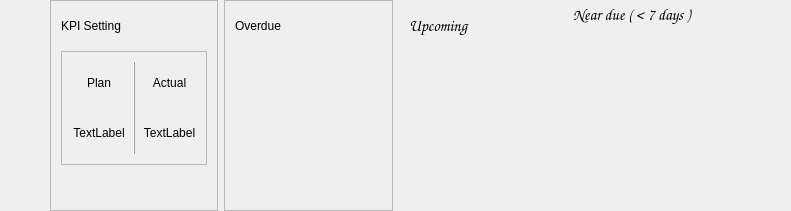
             <widget class="QFrame" name="frame">
              <property name="geometry">
               <rect>
                <x>10</x>
                <y>9</y>
                <width>791</width>
                <height>211</height>
               </rect>
              </property>
              <property name="frameShape">
               <enum>QFrame::NoFrame</enum>
              </property>
              <layout class="QHBoxLayout" name="horizontalLayout_7">
               <property name="leftMargin">
                <number>50</number>
               </property>
               <property name="topMargin">
                <number>0</number>
               </property>
               <property name="rightMargin">
                <number>50</number>
               </property>
               <property name="bottomMargin">
                <number>0</number>
               </property>
               <item>
                <widget class="QFrame" name="frame_157">
                 <property name="frameShape">
                  <enum>QFrame::StyledPanel</enum>
                 </property>
                 <property name="frameShadow">
                  <enum>QFrame::Raised</enum>
                 </property>
                 <layout class="QVBoxLayout" name="verticalLayout_87">
                  <property name="spacing">
                   <number>10</number>
                  </property>
                  <property name="leftMargin">
                   <number>10</number>
                  </property>
                  <property name="topMargin">
                   <number>10</number>
                  </property>
                  <property name="rightMargin">
                   <number>10</number>
                  </property>
                  <property name="bottomMargin">
                   <number>10</number>
                  </property>
                  <item>
                   <widget class="QLabel" name="label_96">
                    <property name="maximumSize">
                     <size>
                      <width>16777215</width>
                      <height>30</height>
                     </size>
                    </property>
                    <property name="text">
                     <string>KPI Setting</string>
                    </property>
                   </widget>
                  </item>
                  <item>
                   <widget class="QFrame" name="frame_158">
                    <property name="frameShape">
                     <enum>QFrame::StyledPanel</enum>
                    </property>
                    <property name="frameShadow">
                     <enum>QFrame::Raised</enum>
                    </property>
                    <layout class="QGridLayout" name="gridLayout_3">
                     <item row="0" column="0">
                      <widget class="QLabel" name="label_102">
                       <property name="text">
                        <string>Plan</string>
                       </property>
                       <property name="alignment">
                        <set>Qt::AlignCenter</set>
                       </property>
                      </widget>
                     </item>
                     <item row="0" column="1" rowspan="2">
                      <widget class="QFrame" name="frame_159">
                       <property name="sizePolicy">
                        <sizepolicy hsizetype="Fixed" vsizetype="Minimum">
                         <horstretch>0</horstretch>
                         <verstretch>0</verstretch>
                        </sizepolicy>
                       </property>
                       <property name="maximumSize">
                        <size>
                         <width>16777215</width>
                         <height>16777215</height>
                        </size>
                       </property>
                       <property name="frameShape">
                        <enum>QFrame::VLine</enum>
                       </property>
                       <property name="frameShadow">
                        <enum>QFrame::Raised</enum>
                       </property>
                      </widget>
                     </item>
                     <item row="0" column="2">
                      <widget class="QLabel" name="label_103">
                       <property name="text">
                        <string>Actual</string>
                       </property>
                       <property name="alignment">
                        <set>Qt::AlignCenter</set>
                       </property>
                      </widget>
                     </item>
                     <item row="1" column="0">
                      <widget class="QLabel" name="label_99">
                       <property name="text">
                        <string>TextLabel</string>
                       </property>
                       <property name="alignment">
                        <set>Qt::AlignCenter</set>
                       </property>
                      </widget>
                     </item>
                     <item row="1" column="2">
                      <widget class="QLabel" name="Maintenance_actual_num">
                       <property name="text">
                        <string>TextLabel</string>
                       </property>
                       <property name="alignment">
                        <set>Qt::AlignCenter</set>
                       </property>
                      </widget>
                     </item>
                    </layout>
                   </widget>
                  </item>
                  <item>
                   <widget class="QLabel" name="Maintenance_status">
                    <property name="maximumSize">
                     <size>
                      <width>16777215</width>
                      <height>25</height>
                     </size>
                    </property>
                    <property name="text">
                     <string/>
                    </property>
                   </widget>
                  </item>
                 </layout>
                </widget>
               </item>
               <item>
                <widget class="QFrame" name="overdue_frame">
                 <property name="frameShape">
                  <enum>QFrame::StyledPanel</enum>
                 </property>
                 <property name="frameShadow">
                  <enum>QFrame::Raised</enum>
                 </property>
                 <layout class="QVBoxLayout" name="verticalLayout_99">
                  <property name="spacing">
                   <number>10</number>
                  </property>
                  <property name="leftMargin">
                   <number>10</number>
                  </property>
                  <property name="topMargin">
                   <number>10</number>
                  </property>
                  <property name="rightMargin">
                   <number>10</number>
                  </property>
                  <property name="bottomMargin">
                   <number>10</number>
                  </property>
                  <item>
                   <widget class="QLabel" name="label_47">
                    <property name="maximumSize">
                     <size>
                      <width>16777215</width>
                      <height>30</height>
                     </size>
                    </property>
                    <property name="text">
                     <string>Overdue</string>
                    </property>
                   </widget>
                  </item>
                  <item>
                   <widget class="QLabel" name="overdue_label">
                    <property name="text">
                     <string/>
                    </property>
                   </widget>
                  </item>
                 </layout>
                </widget>
               </item>
               <item>
                <widget class="QFrame" name="upcoming_frame">
                 <property name="frameShape">
                  <enum>QFrame::NoFrame</enum>
                 </property>
                 <layout class="QVBoxLayout" name="verticalLayout_6">
                  <property name="spacing">
                   <number>10</number>
                  </property>
                  <property name="leftMargin">
                   <number>10</number>
                  </property>
                  <property name="topMargin">
                   <number>10</number>
                  </property>
                  <property name="rightMargin">
                   <number>10</number>
                  </property>
                  <property name="bottomMargin">
                   <number>10</number>
                  </property>
                  <item>
                   <widget class="QLabel" name="label_13">
                    <property name="maximumSize">
                     <size>
                      <width>16777215</width>
                      <height>30</height>
                     </size>
                    </property>
                    <property name="font">
                     <font>
                      <family>Comic Sans MS</family>
                      <pointsize>12</pointsize>
                     </font>
                    </property>
                    <property name="text">
                     <string>Upcoming</string>
                    </property>
                   </widget>
                  </item>
                  <item>
                   <widget class="QLabel" name="upcoming_label">
                    <property name="text">
                     <string/>
                    </property>
                   </widget>
                  </item>
                 </layout>
                </widget>
               </item>
               <item>
                <widget class="QFrame" name="near_due_frame">
                 <property name="frameShape">
                  <enum>QFrame::NoFrame</enum>
                 </property>
                 <layout class="QVBoxLayout" name="verticalLayout_8">
                  <property name="leftMargin">
                   <number>0</number>
                  </property>
                  <property name="topMargin">
                   <number>0</number>
                  </property>
                  <property name="rightMargin">
                   <number>0</number>
                  </property>
                  <property name="bottomMargin">
                   <number>0</number>
                  </property>
                  <item>
                   <widget class="QLabel" name="label_18">
                    <property name="maximumSize">
                     <size>
                      <width>16777215</width>
                      <height>30</height>
                     </size>
                    </property>
                    <property name="font">
                     <font>
                      <family>Comic Sans MS</family>
                      <pointsize>12</pointsize>
                     </font>
                    </property>
                    <property name="text">
                     <string>Near due ( &lt; 7 days )</string>
                    </property>
                   </widget>
                  </item>
                  <item>
                   <widget class="QLabel" name="neardue_label">
                    <property name="text">
                     <string/>
                    </property>
                   </widget>
                  </item>
                 </layout>
                </widget>
               </item>
              </layout>
              <zorder>near_due_frame</zorder>
              <zorder>upcoming_frame</zorder>
              <zorder>frame_157</zorder>
              <zorder>overdue_frame</zorder>
             </widget>
